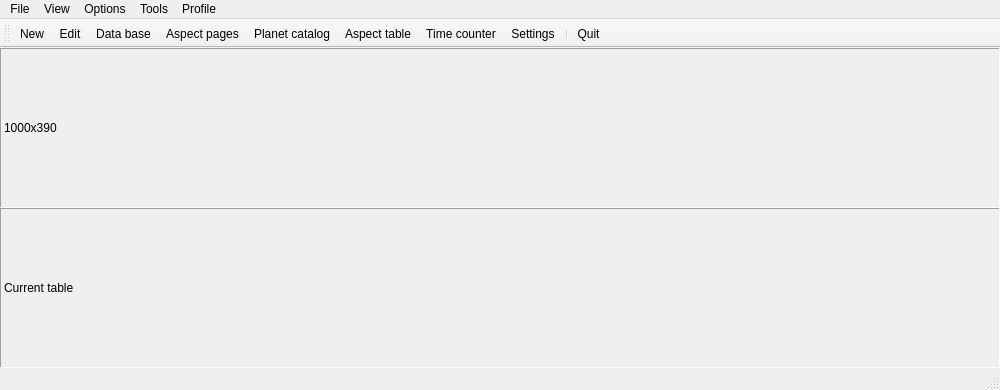
<?xml version="1.0" encoding="UTF-8"?>
<ui version="4.0">
 <class>MainWindow</class>
 <widget class="QMainWindow" name="MainWindow">
  <property name="geometry">
   <rect>
    <x>0</x>
    <y>0</y>
    <width>1000</width>
    <height>390</height>
   </rect>
  </property>
  <property name="windowTitle">
   <string notr="true">Napatahti</string>
  </property>
  <property name="windowIcon">
   <iconset resource="../resource.qrc">
    <normaloff>:/app.ico</normaloff>:/app.ico</iconset>
  </property>
  <property name="locale">
   <locale language="English" country="UnitedStates"/>
  </property>
  <widget class="QWidget" name="centralwidget">
   <layout class="QVBoxLayout" name="vbox">
    <property name="spacing">
     <number>0</number>
    </property>
    <property name="leftMargin">
     <number>0</number>
    </property>
    <property name="topMargin">
     <number>0</number>
    </property>
    <property name="rightMargin">
     <number>0</number>
    </property>
    <property name="bottomMargin">
     <number>0</number>
    </property>
    <item>
     <widget class="QLabel" name="sizeLabel">
      <property name="toolTip">
       <string notr="true"/>
      </property>
      <property name="frameShape">
       <enum>QFrame::Panel</enum>
      </property>
      <property name="frameShadow">
       <enum>QFrame::Sunken</enum>
      </property>
      <property name="text">
       <string notr="true">1000x390</string>
      </property>
     </widget>
    </item>
    <item>
     <widget class="QLabel" name="tableLabel">
      <property name="toolTip">
       <string notr="true"/>
      </property>
      <property name="frameShape">
       <enum>QFrame::Panel</enum>
      </property>
      <property name="frameShadow">
       <enum>QFrame::Sunken</enum>
      </property>
      <property name="text">
       <string notr="true">Current table</string>
      </property>
     </widget>
    </item>
   </layout>
  </widget>
  <widget class="QMenuBar" name="menubar">
   <property name="geometry">
    <rect>
     <x>0</x>
     <y>0</y>
     <width>1000</width>
     <height>20</height>
    </rect>
   </property>
   <widget class="QMenu" name="menuFile">
    <property name="title">
     <string>File</string>
    </property>
    <widget class="QMenu" name="menuSaveAsCalendar">
     <property name="title">
      <string>Moon Calendar</string>
     </property>
     <addaction name="actSaveAsCalendar"/>
    </widget>
    <widget class="QMenu" name="menuSaveAsCore">
     <property name="title">
      <string>Core statistic</string>
     </property>
     <addaction name="actSaveAsCoreStat"/>
    </widget>
    <widget class="QMenu" name="menuSaveAsLineBar">
     <property name="title">
      <string>Planet statistic</string>
     </property>
     <widget class="QMenu" name="menuSaveAsPrime">
      <property name="title">
       <string>Prime</string>
      </property>
      <addaction name="actSaveAsPrime"/>
     </widget>
     <widget class="QMenu" name="menuSaveAsAsha">
      <property name="title">
       <string>Asha</string>
      </property>
      <addaction name="actSaveAsAsha"/>
     </widget>
     <widget class="QMenu" name="menuSaveAsCosmic">
      <property name="title">
       <string>Cosmic</string>
      </property>
      <addaction name="actSaveAsCosmic"/>
     </widget>
     <addaction name="menuSaveAsPrime"/>
     <addaction name="menuSaveAsAsha"/>
     <addaction name="menuSaveAsCosmic"/>
    </widget>
    <addaction name="actNew"/>
    <addaction name="actEdit"/>
    <addaction name="menuSaveAsCalendar"/>
    <addaction name="menuSaveAsLineBar"/>
    <addaction name="menuSaveAsCore"/>
    <addaction name="actSaveAsMap"/>
    <addaction name="actPrintMap"/>
    <addaction name="separator"/>
    <addaction name="actAppQuit"/>
   </widget>
   <widget class="QMenu" name="menuView">
    <property name="title">
     <string>View</string>
    </property>
    <addaction name="trigViewToolBar"/>
    <addaction name="separator"/>
    <addaction name="trigViewHeader"/>
    <addaction name="trigViewRecepTree"/>
    <addaction name="trigViewEsseStat"/>
    <addaction name="trigViewCircle"/>
    <addaction name="trigViewCrdTable"/>
    <addaction name="trigViewLineBar"/>
    <addaction name="trigViewAspCfg"/>
    <addaction name="trigViewAspStat"/>
    <addaction name="trigViewCoreStat"/>
    <addaction name="separator"/>
    <addaction name="trigViewStatusBar"/>
   </widget>
   <widget class="QMenu" name="menuOptions">
    <property name="title">
     <string>Options</string>
    </property>
    <widget class="QMenu" name="menuMoonDay">
     <property name="title">
      <string>Moon Day</string>
     </property>
     <addaction name="trigModeJyotisa"/>
     <addaction name="trigModeWestern"/>
    </widget>
    <widget class="QMenu" name="menuCircle">
     <property name="title">
      <string>Zodiac circle</string>
     </property>
     <widget class="QMenu" name="menuZeroAng">
      <property name="title">
       <string>Zero angle</string>
      </property>
      <addaction name="trigZeroAngAsc"/>
      <addaction name="trigZeroAngAri"/>
     </widget>
     <widget class="QMenu" name="menuAccKey">
      <property name="title">
       <string>Accuracy</string>
      </property>
      <addaction name="trigAccMid"/>
      <addaction name="trigAccMax"/>
      <addaction name="trigAccMin"/>
      <addaction name="trigAccAny"/>
     </widget>
     <addaction name="menuAccKey"/>
     <addaction name="menuZeroAng"/>
     <addaction name="trigCircleDegrees"/>
     <addaction name="trigCircleSpeeds"/>
     <addaction name="trigCircleCuspids"/>
     <addaction name="trigCircleColors"/>
    </widget>
    <widget class="QMenu" name="menuCrdTable">
     <property name="title">
      <string>Coordinates</string>
     </property>
     <addaction name="trigFixedStars"/>
    </widget>
    <widget class="QMenu" name="menuCoreStat">
     <property name="title">
      <string>Core statistic</string>
     </property>
     <addaction name="trigModeGloba"/>
     <addaction name="trigModeSchit"/>
     <addaction name="separator"/>
     <addaction name="trigCoreStatCosEnb"/>
     <addaction name="trigCoreStatHorEnb"/>
     <addaction name="trigCoreStatInvert"/>
    </widget>
    <widget class="QMenu" name="menuLineBar">
     <property name="title">
      <string>Planet Statistic</string>
     </property>
     <widget class="QMenu" name="menuLineBarMode">
      <property name="title">
       <string>Method</string>
      </property>
      <addaction name="trigModePrime"/>
      <addaction name="trigModeAsha"/>
      <addaction name="trigModeCosmic"/>
     </widget>
     <widget class="QMenu" name="menuLineBarPrime">
      <property name="title">
       <string>Prime</string>
      </property>
      <addaction name="trigPrimeCosDet"/>
      <addaction name="trigPrimeHorDet"/>
      <addaction name="trigPrimeNormal"/>
     </widget>
     <widget class="QMenu" name="menuLineBarAsha">
      <property name="title">
       <string>Asha</string>
      </property>
      <addaction name="trigAshaPowKind"/>
      <addaction name="trigAshaPowCreat"/>
      <addaction name="trigAshaKindDet"/>
     </widget>
     <widget class="QMenu" name="menuLineBarCosmic">
      <property name="title">
       <string>Cosmic</string>
      </property>
      <addaction name="trigCosmicSum"/>
      <addaction name="trigCosmicDet"/>
     </widget>
     <addaction name="menuLineBarMode"/>
     <addaction name="menuLineBarPrime"/>
     <addaction name="menuLineBarAsha"/>
     <addaction name="menuLineBarCosmic"/>
    </widget>
    <widget class="QMenu" name="menuEsseStat">
     <property name="title">
      <string>Essentials</string>
     </property>
     <addaction name="trigBySunSpec"/>
     <addaction name="trigByEsseSpec"/>
     <addaction name="trigByAspSpec"/>
     <addaction name="trigDorAuriga"/>
     <addaction name="trigByAshaSpec"/>
    </widget>
    <widget class="QMenu" name="menuAspCfg">
     <property name="title">
      <string>Aspect configs</string>
     </property>
     <addaction name="trigAspCfgClassicOnly"/>
     <addaction name="trigAspCfgBonesOnly"/>
    </widget>
    <addaction name="menuMoonDay"/>
    <addaction name="menuEsseStat"/>
    <addaction name="menuCircle"/>
    <addaction name="menuCrdTable"/>
    <addaction name="menuLineBar"/>
    <addaction name="menuAspCfg"/>
    <addaction name="menuCoreStat"/>
    <addaction name="separator"/>
    <addaction name="actSettings"/>
   </widget>
   <widget class="QMenu" name="menuTools">
    <property name="title">
     <string>Tools</string>
    </property>
    <addaction name="actDataBase"/>
    <addaction name="actAspPage"/>
    <addaction name="actPlanets"/>
    <addaction name="actAspTable"/>
    <addaction name="actTCounter"/>
   </widget>
   <widget class="QMenu" name="menuConfigs">
    <property name="title">
     <string>Profile</string>
    </property>
   </widget>
   <addaction name="menuFile"/>
   <addaction name="menuView"/>
   <addaction name="menuOptions"/>
   <addaction name="menuTools"/>
   <addaction name="menuConfigs"/>
  </widget>
  <widget class="QStatusBar" name="statusbar"/>
  <widget class="QToolBar" name="toolbar">
   <property name="windowTitle">
    <string>toolBar</string>
   </property>
   <attribute name="toolBarArea">
    <enum>TopToolBarArea</enum>
   </attribute>
   <attribute name="toolBarBreak">
    <bool>false</bool>
   </attribute>
   <addaction name="actNew"/>
   <addaction name="actEdit"/>
   <addaction name="actDataBase"/>
   <addaction name="actAspPage"/>
   <addaction name="actPlanets"/>
   <addaction name="actAspTable"/>
   <addaction name="actTCounter"/>
   <addaction name="actSettings"/>
   <addaction name="separator"/>
   <addaction name="actAppQuit"/>
  </widget>
  <action name="actAppQuit">
   <property name="icon">
    <iconset resource="../resource.qrc">
     <normaloff>:/24x24/exit.png</normaloff>:/24x24/exit.png</iconset>
   </property>
   <property name="text">
    <string>Quit</string>
   </property>
   <property name="shortcut">
    <string>Esc</string>
   </property>
  </action>
  <action name="actSaveAsMap">
   <property name="icon">
    <iconset resource="../resource.qrc">
     <normaloff>:/24x24/save.png</normaloff>:/24x24/save.png</iconset>
   </property>
   <property name="text">
    <string>Save as...</string>
   </property>
   <property name="toolTip">
    <string>Save as...</string>
   </property>
   <property name="shortcut">
    <string>Ctrl+S</string>
   </property>
  </action>
  <action name="actNew">
   <property name="icon">
    <iconset resource="../resource.qrc">
     <normaloff>:/24x24/new.png</normaloff>:/24x24/new.png</iconset>
   </property>
   <property name="text">
    <string>New...</string>
   </property>
   <property name="toolTip">
    <string>New...</string>
   </property>
   <property name="shortcut">
    <string>Ctrl+N</string>
   </property>
  </action>
  <action name="actEdit">
   <property name="icon">
    <iconset resource="../resource.qrc">
     <normaloff>:/24x24/edit.png</normaloff>:/24x24/edit.png</iconset>
   </property>
   <property name="text">
    <string>Edit...</string>
   </property>
   <property name="toolTip">
    <string>Edit...</string>
   </property>
   <property name="shortcut">
    <string>Ctrl+E</string>
   </property>
  </action>
  <action name="actDataBase">
   <property name="icon">
    <iconset resource="../resource.qrc">
     <normaloff>:/24x24/dbase.png</normaloff>:/24x24/dbase.png</iconset>
   </property>
   <property name="text">
    <string>Data base...</string>
   </property>
   <property name="toolTip">
    <string>Data base...</string>
   </property>
  </action>
  <action name="actAspPage">
   <property name="icon">
    <iconset resource="../resource.qrc">
     <normaloff>:/24x24/report.png</normaloff>:/24x24/report.png</iconset>
   </property>
   <property name="text">
    <string>Aspect pages...</string>
   </property>
   <property name="toolTip">
    <string>Aspect pages...</string>
   </property>
  </action>
  <action name="actPlanets">
   <property name="icon">
    <iconset resource="../resource.qrc">
     <normaloff>:/24x24/list.png</normaloff>:/24x24/list.png</iconset>
   </property>
   <property name="text">
    <string>Planet catalog...</string>
   </property>
   <property name="toolTip">
    <string>Planet catalog...</string>
   </property>
  </action>
  <action name="actAspTable">
   <property name="icon">
    <iconset resource="../resource.qrc">
     <normaloff>:/24x24/table.png</normaloff>:/24x24/table.png</iconset>
   </property>
   <property name="text">
    <string>Aspect table...</string>
   </property>
   <property name="toolTip">
    <string>Aspect table...</string>
   </property>
  </action>
  <action name="actTCounter">
   <property name="icon">
    <iconset resource="../resource.qrc">
     <normaloff>:/24x24/clock.png</normaloff>:/24x24/clock.png</iconset>
   </property>
   <property name="text">
    <string>Time counter...</string>
   </property>
   <property name="toolTip">
    <string>Time counter...</string>
   </property>
  </action>
  <action name="actSettings">
   <property name="icon">
    <iconset resource="../resource.qrc">
     <normaloff>:/24x24/setting.png</normaloff>:/24x24/setting.png</iconset>
   </property>
   <property name="text">
    <string>Settings...</string>
   </property>
   <property name="toolTip">
    <string>Settings...</string>
   </property>
  </action>
  <action name="actPrintMap">
   <property name="icon">
    <iconset resource="../resource.qrc">
     <normaloff>:/24x24/print.png</normaloff>:/24x24/print.png</iconset>
   </property>
   <property name="text">
    <string>Print...</string>
   </property>
   <property name="toolTip">
    <string>Print...</string>
   </property>
   <property name="shortcut">
    <string>Ctrl+P</string>
   </property>
  </action>
  <action name="trigViewToolBar">
   <property name="checkable">
    <bool>true</bool>
   </property>
   <property name="checked">
    <bool>false</bool>
   </property>
   <property name="text">
    <string>Toolbar</string>
   </property>
  </action>
  <action name="trigViewStatusBar">
   <property name="checkable">
    <bool>true</bool>
   </property>
   <property name="checked">
    <bool>false</bool>
   </property>
   <property name="text">
    <string>Statusbar</string>
   </property>
   <property name="toolTip">
    <string>Statusbar</string>
   </property>
  </action>
  <action name="trigViewHeader">
   <property name="checkable">
    <bool>true</bool>
   </property>
   <property name="checked">
    <bool>false</bool>
   </property>
   <property name="text">
    <string>Header</string>
   </property>
   <property name="toolTip">
    <string>Header</string>
   </property>
  </action>
  <action name="trigViewRecepTree">
   <property name="checkable">
    <bool>true</bool>
   </property>
   <property name="text">
    <string>Reception tree</string>
   </property>
  </action>
  <action name="trigViewCircle">
   <property name="checkable">
    <bool>true</bool>
   </property>
   <property name="text">
    <string>Zodiac circle</string>
   </property>
  </action>
  <action name="trigViewEsseStat">
   <property name="checkable">
    <bool>true</bool>
   </property>
   <property name="text">
    <string>Essentials</string>
   </property>
   <property name="toolTip">
    <string>Essentials</string>
   </property>
  </action>
  <action name="actSaveAsCalendar">
   <property name="icon">
    <iconset resource="../resource.qrc">
     <normaloff>:/24x24/save.png</normaloff>:/24x24/save.png</iconset>
   </property>
   <property name="text">
    <string>Save as...</string>
   </property>
   <property name="toolTip">
    <string>Save as...</string>
   </property>
  </action>
  <action name="trigModeJyotisa">
   <property name="checkable">
    <bool>true</bool>
   </property>
   <property name="text">
    <string>Jyotisa</string>
   </property>
  </action>
  <action name="trigModeWestern">
   <property name="checkable">
    <bool>true</bool>
   </property>
   <property name="text">
    <string>Western</string>
   </property>
  </action>
  <action name="trigCircleDegrees">
   <property name="checkable">
    <bool>true</bool>
   </property>
   <property name="text">
    <string>Degrees</string>
   </property>
  </action>
  <action name="trigCircleSpeeds">
   <property name="checkable">
    <bool>true</bool>
   </property>
   <property name="text">
    <string>Speeds</string>
   </property>
  </action>
  <action name="trigCircleCuspids">
   <property name="checkable">
    <bool>true</bool>
   </property>
   <property name="text">
    <string>Cuspids</string>
   </property>
  </action>
  <action name="trigZeroAngAsc">
   <property name="checkable">
    <bool>true</bool>
   </property>
   <property name="text">
    <string>Ascendent</string>
   </property>
  </action>
  <action name="trigZeroAngAri">
   <property name="checkable">
    <bool>true</bool>
   </property>
   <property name="text">
    <string>0° Aries</string>
   </property>
   <property name="toolTip">
    <string>0° Aries</string>
   </property>
  </action>
  <action name="trigCircleColors">
   <property name="checkable">
    <bool>true</bool>
   </property>
   <property name="text">
    <string>Colors</string>
   </property>
   <property name="toolTip">
    <string>Colors</string>
   </property>
  </action>
  <action name="trigFixedStars">
   <property name="checkable">
    <bool>true</bool>
   </property>
   <property name="text">
    <string>Fixed stars</string>
   </property>
  </action>
  <action name="trigViewCrdTable">
   <property name="checkable">
    <bool>true</bool>
   </property>
   <property name="text">
    <string>Coordinates</string>
   </property>
  </action>
  <action name="trigViewCoreStat">
   <property name="checkable">
    <bool>true</bool>
   </property>
   <property name="text">
    <string>Core statistic</string>
   </property>
  </action>
  <action name="trigViewLineBar">
   <property name="checkable">
    <bool>true</bool>
   </property>
   <property name="text">
    <string>Planet statistic</string>
   </property>
   <property name="toolTip">
    <string>Planet statistic</string>
   </property>
  </action>
  <action name="trigViewAspCfg">
   <property name="checkable">
    <bool>true</bool>
   </property>
   <property name="text">
    <string>Aspect configs</string>
   </property>
  </action>
  <action name="trigViewAspStat">
   <property name="checkable">
    <bool>true</bool>
   </property>
   <property name="text">
    <string>Aspect statistic</string>
   </property>
  </action>
  <action name="trigModeGloba">
   <property name="checkable">
    <bool>true</bool>
   </property>
   <property name="text">
    <string>Globa PP</string>
   </property>
   <property name="toolTip">
    <string>Globa PP</string>
   </property>
  </action>
  <action name="trigModeSchit">
   <property name="checkable">
    <bool>true</bool>
   </property>
   <property name="text">
    <string>Schitov BB</string>
   </property>
   <property name="toolTip">
    <string>Schitov BB</string>
   </property>
  </action>
  <action name="trigCoreStatCosEnb">
   <property name="checkable">
    <bool>true</bool>
   </property>
   <property name="text">
    <string>Cosmogram</string>
   </property>
   <property name="toolTip">
    <string>Cosmogram</string>
   </property>
  </action>
  <action name="trigCoreStatHorEnb">
   <property name="checkable">
    <bool>true</bool>
   </property>
   <property name="text">
    <string>Horoscope</string>
   </property>
   <property name="toolTip">
    <string>Horoscope</string>
   </property>
  </action>
  <action name="trigCoreStatInvert">
   <property name="checkable">
    <bool>true</bool>
   </property>
   <property name="text">
    <string>Invert</string>
   </property>
   <property name="toolTip">
    <string>Invert</string>
   </property>
  </action>
  <action name="actSaveAsCoreStat">
   <property name="icon">
    <iconset resource="../resource.qrc">
     <normaloff>:/24x24/save.png</normaloff>:/24x24/save.png</iconset>
   </property>
   <property name="text">
    <string>Save as...</string>
   </property>
   <property name="toolTip">
    <string>Save as...</string>
   </property>
  </action>
  <action name="trigModePrime">
   <property name="checkable">
    <bool>true</bool>
   </property>
   <property name="text">
    <string>Prime</string>
   </property>
  </action>
  <action name="trigModeAsha">
   <property name="checkable">
    <bool>true</bool>
   </property>
   <property name="text">
    <string>Asha</string>
   </property>
  </action>
  <action name="trigModeCosmic">
   <property name="checkable">
    <bool>true</bool>
   </property>
   <property name="text">
    <string>Cosmic</string>
   </property>
  </action>
  <action name="trigPrimeCosDet">
   <property name="checkable">
    <bool>true</bool>
   </property>
   <property name="text">
    <string>Cosmogram</string>
   </property>
  </action>
  <action name="trigPrimeHorDet">
   <property name="checkable">
    <bool>true</bool>
   </property>
   <property name="text">
    <string>Horoscope</string>
   </property>
  </action>
  <action name="trigPrimeNormal">
   <property name="checkable">
    <bool>true</bool>
   </property>
   <property name="text">
    <string>Both</string>
   </property>
  </action>
  <action name="actSaveAsPrime">
   <property name="icon">
    <iconset resource="../resource.qrc">
     <normaloff>:/24x24/save.png</normaloff>:/24x24/save.png</iconset>
   </property>
   <property name="text">
    <string>Save as...</string>
   </property>
   <property name="toolTip">
    <string>Save as...</string>
   </property>
  </action>
  <action name="actSaveAsAsha">
   <property name="icon">
    <iconset resource="../resource.qrc">
     <normaloff>:/24x24/save.png</normaloff>:/24x24/save.png</iconset>
   </property>
   <property name="text">
    <string>Save as...</string>
   </property>
   <property name="toolTip">
    <string>Save as...</string>
   </property>
  </action>
  <action name="actSaveAsCosmic">
   <property name="icon">
    <iconset resource="../resource.qrc">
     <normaloff>:/24x24/save.png</normaloff>:/24x24/save.png</iconset>
   </property>
   <property name="text">
    <string>Save as...</string>
   </property>
   <property name="toolTip">
    <string>Save as...</string>
   </property>
  </action>
  <action name="trigAshaPowKind">
   <property name="checkable">
    <bool>true</bool>
   </property>
   <property name="text">
    <string>Power / Kindness</string>
   </property>
  </action>
  <action name="trigAshaKindDet">
   <property name="checkable">
    <bool>true</bool>
   </property>
   <property name="text">
    <string>Kindness detailed</string>
   </property>
  </action>
  <action name="trigAshaPowCreat">
   <property name="checkable">
    <bool>true</bool>
   </property>
   <property name="text">
    <string>Power / Creative</string>
   </property>
  </action>
  <action name="trigBySunSpec">
   <property name="checkable">
    <bool>true</bool>
   </property>
   <property name="text">
    <string>Sun relation zones</string>
   </property>
  </action>
  <action name="trigByEsseSpec">
   <property name="checkable">
    <bool>true</bool>
   </property>
   <property name="text">
    <string>Cosmic special planets</string>
   </property>
  </action>
  <action name="trigDorAuriga">
   <property name="checkable">
    <bool>true</bool>
   </property>
   <property name="text">
    <string>Doriphoros / Auriga</string>
   </property>
   <property name="toolTip">
    <string>Doriphoros / Auriga</string>
   </property>
  </action>
  <action name="trigByAspSpec">
   <property name="checkable">
    <bool>true</bool>
   </property>
   <property name="text">
    <string>Aspect special planets</string>
   </property>
  </action>
  <action name="trigByAshaSpec">
   <property name="checkable">
    <bool>true</bool>
   </property>
   <property name="text">
    <string>Asha special planets</string>
   </property>
  </action>
  <action name="trigAspCfgClassicOnly">
   <property name="checkable">
    <bool>true</bool>
   </property>
   <property name="text">
    <string>Classic only</string>
   </property>
  </action>
  <action name="trigAspCfgBonesOnly">
   <property name="checkable">
    <bool>true</bool>
   </property>
   <property name="text">
    <string>Bones only</string>
   </property>
  </action>
  <action name="trigCosmicSum">
   <property name="checkable">
    <bool>true</bool>
   </property>
   <property name="text">
    <string>Summary</string>
   </property>
  </action>
  <action name="trigCosmicDet">
   <property name="checkable">
    <bool>true</bool>
   </property>
   <property name="text">
    <string>Detailed</string>
   </property>
  </action>
  <action name="trigAccMid">
   <property name="checkable">
    <bool>true</bool>
   </property>
   <property name="text">
    <string>Normal</string>
   </property>
  </action>
  <action name="trigAccMax">
   <property name="checkable">
    <bool>true</bool>
   </property>
   <property name="text">
    <string>Maximum</string>
   </property>
  </action>
  <action name="trigAccMin">
   <property name="checkable">
    <bool>true</bool>
   </property>
   <property name="text">
    <string>Minimum</string>
   </property>
  </action>
  <action name="trigAccAny">
   <property name="checkable">
    <bool>true</bool>
   </property>
   <property name="text">
    <string>Any</string>
   </property>
  </action>
  <action name="actSaveAsProfile">
   <property name="icon">
    <iconset resource="../resource.qrc">
     <normaloff>:/24x24/save.png</normaloff>:/24x24/save.png</iconset>
   </property>
   <property name="text">
    <string>Save as...</string>
   </property>
   <property name="toolTip">
    <string>Save as...</string>
   </property>
  </action>
  <action name="actDeleteProfile">
   <property name="icon">
    <iconset resource="../resource.qrc">
     <normaloff>:/24x24/erase.png</normaloff>:/24x24/erase.png</iconset>
   </property>
   <property name="text">
    <string>Delete...</string>
   </property>
   <property name="toolTip">
    <string>Delete...</string>
   </property>
  </action>
 </widget>
 <resources>
  <include location="../resource.qrc"/>
 </resources>
 <connections/>
</ui>
